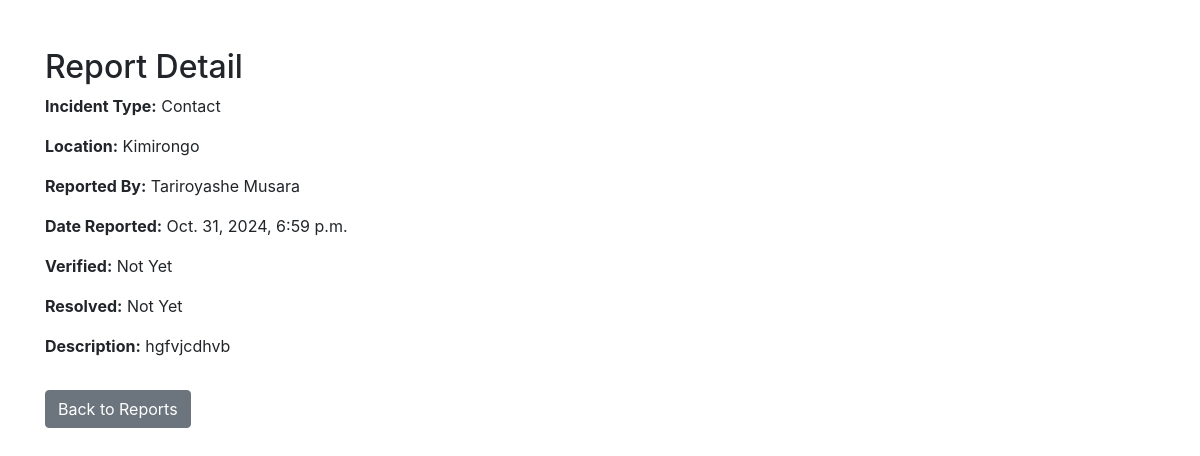
The app's page /report/8/ with its own data.
### reports/models.py (models this page shows, shortened)
class HealthReport(models.Model):
    user = models.ForeignKey(User, on_delete=models.SET_NULL, null=True, blank=True)
    incident_type = models.ForeignKey(IncidentType, on_delete=models.CASCADE)
    symptoms = models.ManyToManyField(Symptom)
    location = models.ForeignKey(Location, on_delete=models.CASCADE)
    description = models.TextField()
    date_reported = models.DateTimeField(auto_now_add=True)
    resolved = models.BooleanField(default=False)
    is_verified = models.BooleanField(default=False)

class IncidentType(models.Model):
    name = models.CharField(max_length=50)
    description = models.TextField(blank=True)
    def __str__(self):
        return self.name

class Location(models.Model):
    name = models.CharField(max_length=100)
    latitude = models.DecimalField(max_digits=9, decimal_places=6)
    longitude = models.DecimalField(max_digits=9, decimal_places=6)
    def __str__(self):
        return self.name

### reports/views.py (the view)
# urls.py: path('report/<int:report_id>/', views.view_single_report, name='view_single_report'),
def view_single_report(request, report_id):
    report = get_object_or_404(HealthReport, id=report_id)
    return render(request, 'reports/view_single_report.html', {'report': report})

### reports/templates/reports/view_single_report.html (shortened to what this page needs)
{% load static %}
<!DOCTYPE html>
<html>
<head>
    <link href="{% static 'css/localversionBootstrap.css' %}" rel="stylesheet">
</head>
<body>
    <div class="container mt-5">
        <h2>Report Detail</h2>
        <p><strong>Incident Type:</strong> {{ report.incident_type }}</p>
        <p><strong>Location:</strong> {{ report.location }}</p>
        <p><strong>Reported By:</strong> {{ report.user.get_full_name }}</p>
        <p><strong>Date Reported:</strong> {{ report.date_reported }}</p>
        <p><strong>Verified:</strong> {% if report.is_verified %}Verified{%else%}Not Yet{%endif%}</p>
        <p><strong>Resolved:</strong> {% if report.resolved %}Resolved{%else%}Not Yet{%endif%}</p>
        <p><strong>Description:</strong> {{ report.description }}</p>
        <a href="{% url 'view_reports' %}" class="btn btn-secondary mt-3">Back to Reports</a>
    </div>
</body>
</html>

### records on screen
HealthReport: incident_type "Contact", location "Kimirongo", user.get_full_name "Tariroyashe Musara", date_reported "Oct. 31, 2024, 6:59 p.m.", description "hgfvjcdhvb"
